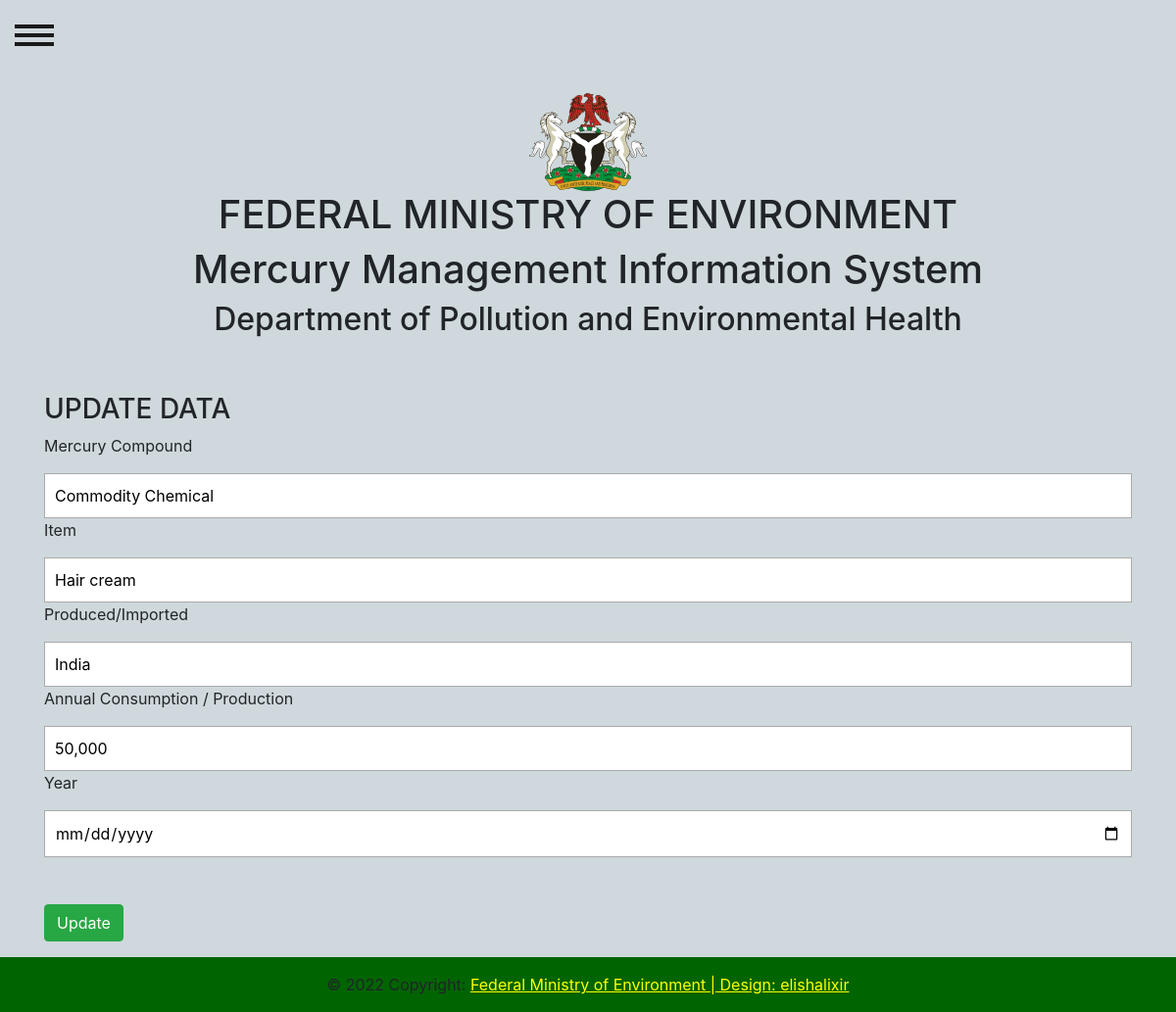
The app's page /map_edit/1 (signed in), older data.
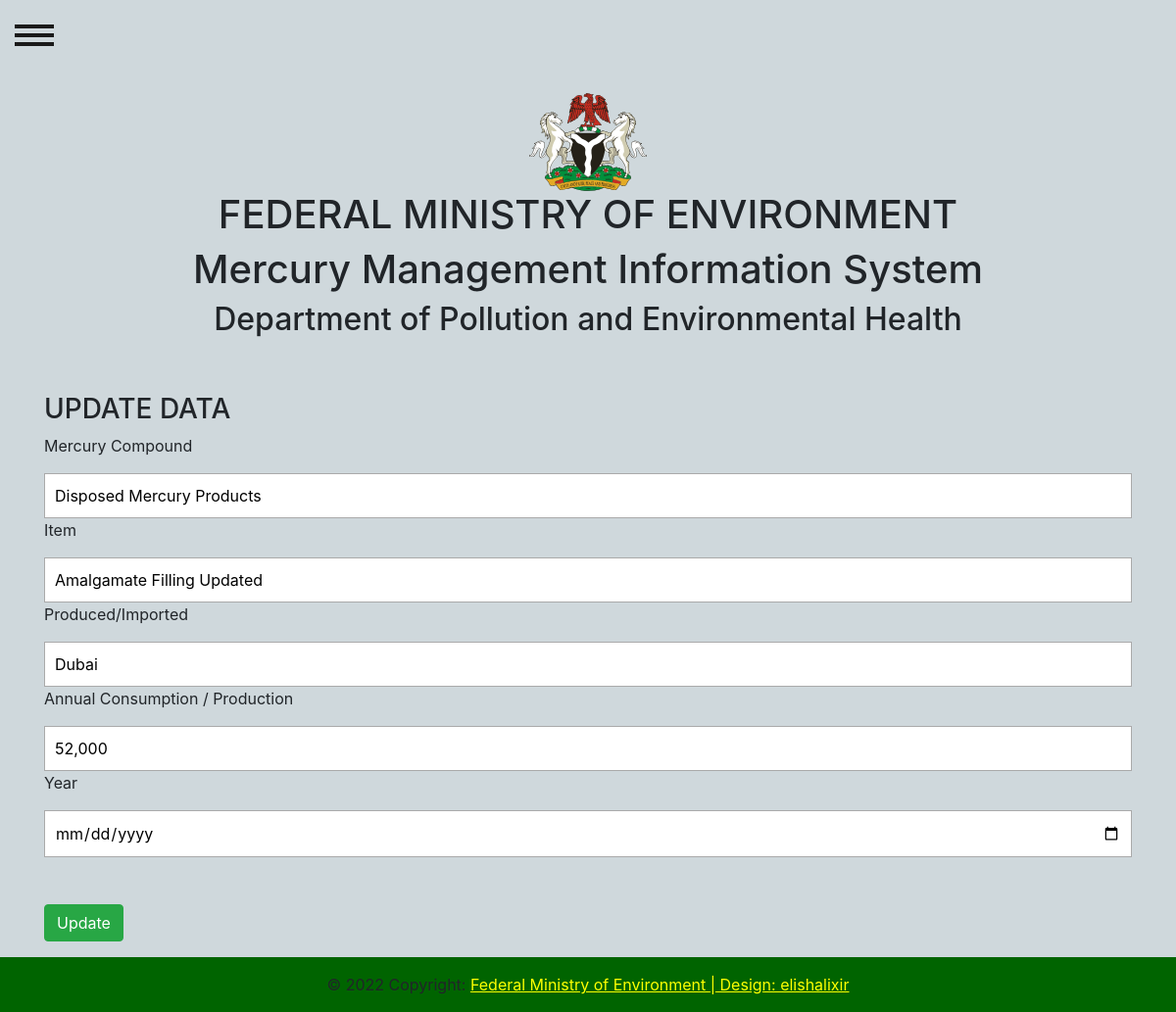
The same page, newer data.
### mmis_app/models.py (models this page shows)
class MercuryAddedProducts(models.Model):
    mercury_compound_Choice = (
        ('Mercury Product', 'Mercury Product'),
        ('Commodity Chemical', 'Commodity Chemical'),
        ('Disposed Mercury Products', 'Disposed Mercury Products'),
        ('Thermometers', 'Thermometers'),
        ('Light Fittings', 'Light Fittings'),
        ('Cosmetics', 'Cosmetics'),
        ('Batteries', 'Batteries'),
        ('Paint', 'Paint'),
        ('Polyurethane', 'Polyurethane')
    )
    map_id = models.IntegerField(primary_key=True)
    mercury_compound = models.CharField(max_length=300, null=True, choices=mercury_compound_Choice, default='')
    item = models.CharField(max_length=250)
    imported = models.CharField(max_length=200)
    consumption_or_production = models.CharField(max_length=200)
    year = models.DateField(max_length=4)
    note = models.TextField()
    created_at = models.DateTimeField(auto_now_add=True)
    author = models.ForeignKey(User, on_delete=models.CASCADE, default=None)

### mmis_app/views.py (the view)
# urls.py: path('map_edit/<int:map_id>', views.map_edit, name='map_edit'),
@login_required(login_url='/login')
def map_edit(request, map_id):
    map = MercuryAddedProducts.objects.get(map_id=map_id)
    return render(request, "mmis_app/map/map_edit.html", {'map': map})

### templates/mmis_app/map/map_edit.html (shortened to what this page needs)
{% extends 'mmis_app/base2.html' %}
{% load crispy_forms_tags %}
{% block content %}
<div class="container mt-5">
<form action="/map_update/{{map.map_id}}" method="POST" autocomplete="off">
    <h3>UPDATE DATA</h3>
    <div>
        <p>Mercury Compound</p>
        <div>
            <input type="text" name="mercury_compound" value="{{map.mercury_compound}}" >
        </div>
    </div>
    <div>
        <p>Item</p>
        <div>
            <input type="text" name="item" value="{{map.item}}" >
        </div>
    </div>
    <div>
        <p>Produced/Imported</p>
        <div>
            <input type="text" name="imported" value="{{map.imported}}" >
        </div>
    </div>
    <div>
        <p>Annual Consumption / Production</p>
        <div>
            <input type="text" name="consumption_or_production" value="{{map.consumption_or_production}}" >
        </div>
    </div>
    <div>
        <p>Year</p>
        <div>
            <input type="date" name="year" value="{{map.year}}" >
        </div>
    </div>
<div class="mt-5">
    <button type="submit" class="btn btn-success btn-width" value="submit"> Update </button>
</div>
</form>
</div>
{%  endblock %}

### templates/mmis_app/base2.html (shortened to what this page needs)
{% load static %}
<!DOCTYPE html>
   <head>
    <link rel="stylesheet" href="{% static 'css/style.css' %}">
          <link rel="stylesheet" href="https://stackpath.bootstrapcdn.com/bootstrap/4.4.1/css/bootstrap.min.css">
  <link rel = "stylesheet" href="https://cdnjs.cloudflare.com/ajax/libs/font-awesome/4.7.0/css/font-awesome.min.css">
</head>
<body>
<div id="wrapper">
    <button type="button" class="hamburger animated fadeInLeft is-closed" data-toggle="offcanvas">
        <span class="hamb-top"></span>
        <span class="hamb-middle"></span>
        <span class="hamb-bottom"></span>
    </button>
    <div id="page-content-wrapper">
        <div class="container">
            <div class="logo">
                <img src="{% static 'img/logo.svg' %}" width="120px" height="100px" alt="9ja logo">
            </div>
            <div class="row">
                <div class="col-lg-8 col-lg-12">
                    <div class="row d-flex justify-content-center text-center">
                        <h1> FEDERAL MINISTRY OF ENVIRONMENT </h1>
                        <h1> Mercury Management Information System </h1>
                        <h2 id="deptHead">Department of Pollution and Environmental Health</h2>
                    </div>
                </div>
            </div>
        </div>
    </div>
<div>
            <p>
                {% block content %}
                {% endblock content %}
            </p>
</div>
<footer class=" bluepage-footer font-small">
  <div class="footer-copyright text-center py-3">© 2022 Copyright:
    <a href="/"> Federal Ministry of Environment | Design: elishalixir</a>
  </div>
</footer>
    </div>
</body>

### static/css/style.css (style rules this page uses)
* { box-sizing: border-box; }
body { background-color: #CFD8DC!important; }
h1 { text-align: center; }
input { padding: 10px; width: 100%; font-size: 17px; font-family: fontawesome; border: 1px solid #aaaaaa; }
button { background-color: #04AA6D; color: #ffffff; border: none; padding: 10px 20px; font-size: 17px; font-family: fontawesome; cursor: pointer; }
#deptHead { text-align: center; }
.logo { text-align: center; padding-top: 25px; padding-bottom: none }
body, html { height: 100%; }
#wrapper { padding-left: 0; -webkit-transition: all 0.5s ease; -moz-transition: all 0.5s ease; -o-transition: all 0.5s ease; transition: all 0.5s ease; }
#page-content-wrapper { width: 100%; padding-top: 70px; }
.hamburger { position: fixed; top: 20px; z-index: 999; display: block; width: 32px; height: 32px; margin-left: 15px; background: transparent; border: none; }
.hamburger.is-closed:before { content: ''; display: block; width: 100px; font-size: 14px; color: #fff; line-height: 32px; text-align: center; opacity: 0; -webkit-transform: translate3d(0,0,0); -webkit-transition: all .35s ease-in-out; }
.hamburger.is-closed .hamb-top, .hamburger.is-closed .hamb-middle, .hamburger.is-closed .hamb-bottom, .hamburger.is-open .hamb-top, .hamburger.is-open .hamb-middle, .hamburger.is-open .hamb-bottom { position: absolute; left: 0; height: 4px; width: 100%; }
.hamburger.is-closed .hamb-top, .hamburger.is-closed .hamb-middle, .hamburger.is-closed .hamb-bottom { background-color: #1a1a1a; }
.hamburger.is-closed .hamb-top { top: 5px; -webkit-transition: all .35s ease-in-out; }
.hamburger.is-closed .hamb-middle { top: 50%; margin-top: -2px; }
.hamburger.is-closed .hamb-bottom { bottom: 5px; -webkit-transition: all .35s ease-in-out; }
footer { background: darkgreen; }
footer a { color: yellow; text-decoration: underline; }

Row changes from the older to the newer data that the page shows:
changed MercuryAddedProducts: mercury_compound "Commodity Chemical" → "Disposed Mercury Products"; item "Hair cream" → "Amalgamate Filling Updated"; imported "India" → "Dubai"; consumption_or_production "50,000" → "52,000"
